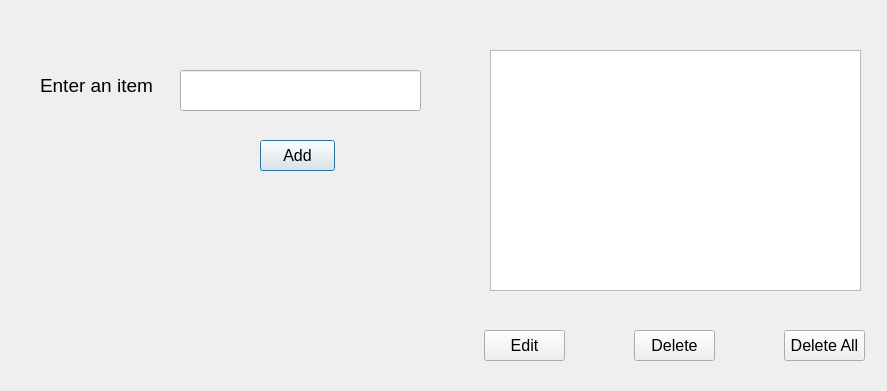
<?xml version="1.0" encoding="UTF-8"?>
<ui version="4.0">
 <class>Dialog</class>
 <widget class="QDialog" name="Dialog">
  <property name="geometry">
   <rect>
    <x>0</x>
    <y>0</y>
    <width>887</width>
    <height>391</height>
   </rect>
  </property>
  <property name="font">
   <font>
    <pointsize>12</pointsize>
   </font>
  </property>
  <property name="windowTitle">
   <string>Dialog</string>
  </property>
  <widget class="QLabel" name="label">
   <property name="geometry">
    <rect>
     <x>40</x>
     <y>70</y>
     <width>121</width>
     <height>31</height>
    </rect>
   </property>
   <property name="font">
    <font>
     <pointsize>14</pointsize>
    </font>
   </property>
   <property name="text">
    <string>Enter an item</string>
   </property>
  </widget>
  <widget class="QLineEdit" name="lineEdit">
   <property name="geometry">
    <rect>
     <x>180</x>
     <y>70</y>
     <width>241</width>
     <height>41</height>
    </rect>
   </property>
  </widget>
  <widget class="QPushButton" name="pushButtonAdd">
   <property name="geometry">
    <rect>
     <x>260</x>
     <y>140</y>
     <width>75</width>
     <height>31</height>
    </rect>
   </property>
   <property name="text">
    <string>Add</string>
   </property>
  </widget>
  <widget class="QListWidget" name="listWidget">
   <property name="geometry">
    <rect>
     <x>490</x>
     <y>50</y>
     <width>371</width>
     <height>241</height>
    </rect>
   </property>
  </widget>
  <widget class="QPushButton" name="pushButtonEdit">
   <property name="geometry">
    <rect>
     <x>484</x>
     <y>330</y>
     <width>81</width>
     <height>31</height>
    </rect>
   </property>
   <property name="text">
    <string>Edit</string>
   </property>
  </widget>
  <widget class="QPushButton" name="pushButtonDeleteAll">
   <property name="geometry">
    <rect>
     <x>784</x>
     <y>330</y>
     <width>81</width>
     <height>31</height>
    </rect>
   </property>
   <property name="text">
    <string>Delete All</string>
   </property>
  </widget>
  <widget class="QPushButton" name="pushButtonDelete">
   <property name="geometry">
    <rect>
     <x>634</x>
     <y>330</y>
     <width>81</width>
     <height>31</height>
    </rect>
   </property>
   <property name="text">
    <string>Delete</string>
   </property>
  </widget>
 </widget>
 <resources/>
 <connections/>
</ui>
